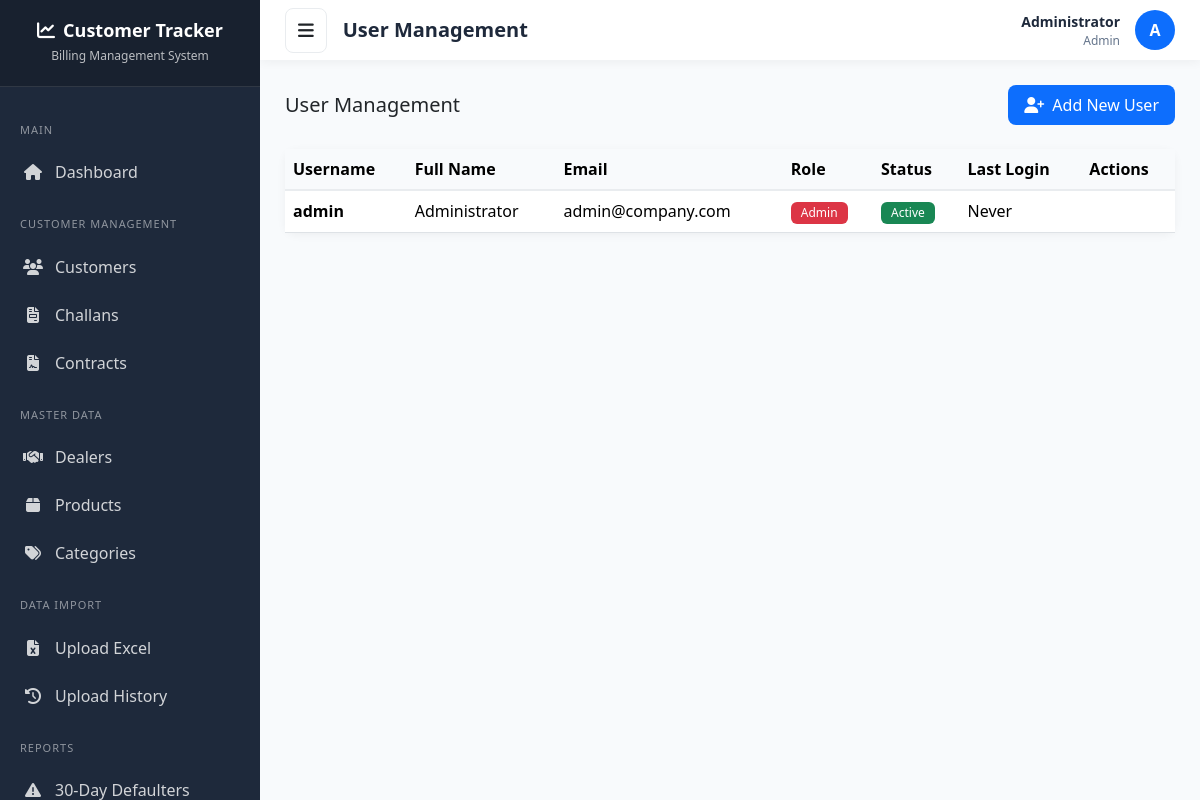
Screenshot of /pages/settings/users.php (signed in) with the database file from the repository.
### tables this page shows
CREATE TABLE IF NOT EXISTS users (
    id INT AUTO_INCREMENT PRIMARY KEY,
    username VARCHAR(50) NOT NULL UNIQUE,
    email VARCHAR(100) NOT NULL UNIQUE,
    password_hash VARCHAR(255) NOT NULL,
    full_name VARCHAR(100),
    role_id INT NOT NULL,
    status ENUM('active', 'inactive') DEFAULT 'active',
    last_login TIMESTAMP NULL,
    created_at TIMESTAMP DEFAULT CURRENT_TIMESTAMP,
    updated_at TIMESTAMP DEFAULT CURRENT_TIMESTAMP ON UPDATE CURRENT_TIMESTAMP,
    FOREIGN KEY (role_id) REFERENCES roles(id)
);

CREATE TABLE IF NOT EXISTS roles (
    id INT AUTO_INCREMENT PRIMARY KEY,
    name VARCHAR(50) NOT NULL UNIQUE,
    permissions JSON,
    created_at TIMESTAMP DEFAULT CURRENT_TIMESTAMP
);

### config/config.php (called while the page is built, shortened)
<?php
require_once CONFIG_PATH . '/database.php';
spl_autoload_register(function ($class) {
    $file = CLASSES_PATH . '/' . $class . '.php';
});

### classes/Database.php (called while the page is built, shortened)
<?php
class Database {
    private static $instance = null;
    private $pdo;
    private function __construct() {
        try {
            $dsn = "mysql:host=" . DB_HOST . ";dbname=" . DB_NAME . ";charset=" . DB_CHARSET;
            $options = [
                PDO::ATTR_ERRMODE => PDO::ERRMODE_EXCEPTION,
                PDO::ATTR_DEFAULT_FETCH_MODE => PDO::FETCH_ASSOC,
                PDO::ATTR_EMULATE_PREPARES => false,
            ];
            $this->pdo = new PDO($dsn, DB_USER, DB_PASS, $options);
        } catch (PDOException $e) {
            error_log("Database Error: " . $e->getMessage());
            $isProduction = function_exists('detectEnvironment') ? detectEnvironment() : true;
            if ($isProduction) {
                throw new Exception("Database connection failed. Please contact the administrator.");
            } else {
                throw new Exception("Database connection failed: " . $e->getMessage());
            }
        }
    }
    public static function getInstance() {
        if (self::$instance === null) {
            self::$instance = new self();
        }
        return self::$instance;
    }
    public function query($sql, $params = []) {
        $stmt = $this->pdo->prepare($sql);
        $stmt->execute($params);
        return $stmt->fetchAll();
    }
}

### classes/User.php (called while the page is built, shortened)
<?php
class User {
    private $db;
    public function __construct() {
        $this->db = Database::getInstance();
    }
    public function getAll() {
        $sql = "SELECT u.*, r.name as role_name
                FROM users u
                JOIN roles r ON u.role_id = r.id
                ORDER BY u.created_at DESC";
        return $this->db->query($sql);
    }
}

### includes/functions.php (called while the page is built, shortened)
<?php
function getStatusBadgeClass($status) {
    $classes = [
        'active' => 'bg-success',
        'inactive' => 'bg-secondary',
        'pending' => 'bg-warning',
        'expired' => 'bg-danger',
        'renewed' => 'bg-info',
        'terminated' => 'bg-dark',
        'yes' => 'bg-success',
        'no' => 'bg-danger'
    ];
    return $classes[strtolower($status)] ?? 'bg-secondary';
}

### pages/settings/users.php (the view, shortened to what this page needs)
<?php
require_once __DIR__ . '/../../includes/header.php';
require_once __DIR__ . '/../../includes/functions.php';
$user = new User();
$users = $user->getAll();
$users = $user->getAll();
?>
<div class="d-flex justify-content-between align-items-center mb-4">
    <h5 class="mb-0">User Management</h5>
    <button class="btn btn-primary" data-bs-toggle="modal" data-bs-target="#addUserModal">
        <i class="fas fa-user-plus me-2"></i>Add New User
    </button>
</div>
<div class="card">
    <div class="card-body p-0">
        <div class="table-responsive">
            <table class="table table-hover mb-0">
                <thead>
                    <tr>
                        <th>Username</th>
                        <th>Full Name</th>
                        <th>Email</th>
                        <th>Role</th>
                        <th>Status</th>
                        <th>Last Login</th>
                        <th>Actions</th>
                    </tr>
                </thead>
                <tbody>
                    <?php foreach ($users as $u): ?>
                    <tr>
                        <td><strong><?= htmlspecialchars($u['username']) ?></strong></td>
                        <td><?= htmlspecialchars($u['full_name'] ?? '-') ?></td>
                        <td><?= htmlspecialchars($u['email'] ?? '-') ?></td>
                        <td>
                            <span class="badge <?= $u['role_name'] === 'admin' ? 'bg-danger' : 'bg-info' ?>">
                                <?= ucfirst($u['role_name']) ?>
                            </span>
                        </td>
                        <td>
                            <span class="badge <?= getStatusBadgeClass($u['status']) ?>">
                                <?= ucfirst($u['status']) ?>
                            </span>
                        </td>
                        <td><?= $u['last_login'] ? formatDate($u['last_login']) : 'Never' ?></td>
                        <td class="table-actions">
                        </td>
                    </tr>
                    <?php endforeach; ?>
                </tbody>
            </table>
        </div>
    </div>
</div>
<?php require_once __DIR__ . '/../../includes/footer.php'; ?>

### assets/css/style.css (style rules this page uses)
.table-actions { white-space: nowrap; }
* { transition-timing-function: cubic-bezier(0.4, 0, 0.2, 1); }
.card:nth-child(2) { animation-delay: 0.1s; }
.btn { position: relative; overflow: hidden; transition: all 0.3s cubic-bezier(0.4, 0, 0.2, 1); border: none; font-weight: 500; }
.btn::before { content: ''; position: absolute; top: 50%; left: 50%; width: 0; height: 0; border-radius: 50%; background: rgba(255, 255, 255, 0.3); transform: translate(-50%, -50%); transition: width 0.6s, height 0.6s; }
.btn-primary { background: linear-gradient(135deg, #667eea 0%, #764ba2 100%); background-size: 200% 200%; animation: gradientShift 3s ease infinite; }
.table tbody tr { transition: all 0.2s cubic-bezier(0.4, 0, 0.2, 1); }
html { scroll-behavior: smooth; }

### includes/header.php (style rules this page uses)
:root { --sidebar-width: 260px; --header-height: 60px; --primary-color: #0d6efd; --primary-dark: #0b5ed7; --sidebar-bg: #1e293b; --sidebar-hover: #334155; --sidebar-active: #0d6efd; }
body { font-family: 'Segoe UI', Tahoma, Geneva, Verdana, sans-serif; background-color: #f8fafc; overflow-x: hidden; }
.card { border: none; border-radius: 12px; box-shadow: 0 2px 10px rgba(0, 0, 0, 0.05); margin-bottom: 25px; }
.card-body { padding: 20px; }
.btn { border-radius: 8px; padding: 8px 16px; font-weight: 500; }
.btn-primary { background: var(--primary-color); border-color: var(--primary-color); }
.table { margin-bottom: 0; }
.table th { font-weight: 600; background: #f8fafc; border-bottom: 2px solid #e9ecef; }
.badge { padding: 5px 10px; border-radius: 6px; font-weight: 500; }

### rows the page displays
users: username "admin", full_name "Administrator", email "admin@company.com", role.name "Admin", status "Active", shows "Never"

### other values shown
APP_NAME "Customer Tracker"
$pageTitle "User Management"
$currentUser['full_name'] "Administrator"
$currentUser['role'] "Admin"
substr($currentUser['full_name'], 0, 1) "A"
